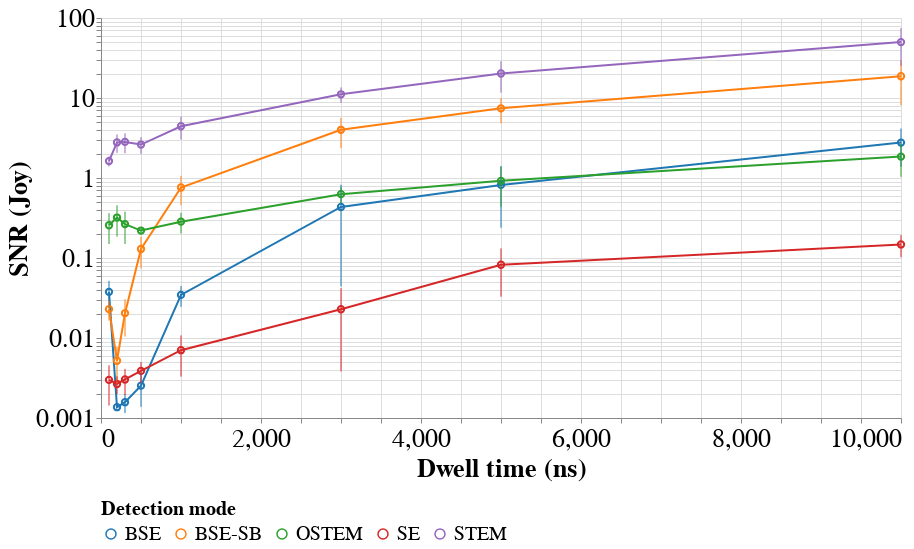

Notebook code for this chart:
### Markdown cell above
### Plot SNR (Joy)

### Code cell
# Data source for plot
source = df_snr.loc[df_snr['SNR (Joy)'] > 0.001].copy()
# source = df_snr.copy()
scheme = 'category10'

chart = alt.Chart().encode(
    x=alt.X('DWELL TIME (ns)',
            axis=alt.Axis(title='Dwell time (ns)')),
    y=alt.Y('SNR (Joy)',
            aggregate='mean',
            scale=alt.Scale(domain=[0.001, 20], type='log')),
    color=alt.Color('Detection mode:N',
                    scale=alt.Scale(scheme=scheme),
                    )
).properties(width=800,
             height=400)

chart = (chart.mark_line() +\
         chart.mark_point(size=40))

error_bars = alt.Chart().mark_errorbar(extent='stdev').encode(
    x=alt.X('DWELL TIME (ns)'),
    y=alt.Y('SNR (Joy)'),
    color=alt.Color('Detection mode:N',
                    scale=alt.Scale(scheme=scheme))
)

alt.layer(chart, error_bars, data=source).configure_axis(
    labelFontSize=26,
    titleFontSize=26
).configure_legend(labelLimit=0, 
                   titleFontSize=20,
                   labelFontSize=20,
                   orient='bottom'
                   
                   )

### Figure 1 — Vega-Lite specification as saved in the notebook (floating-point values rounded to 4 significant figures; data arrays with more than 128 entries replaced by an {"elided": "..."} marker saying what was removed)
{"config": {"view": {"continuousWidth": 400, "continuousHeight": 300}, "axis": {"labelFontSize": 26, "titleFontSize": 26}, "legend": {"labelFontSize": 20, "labelLimit": 0, "orient": "bottom", "titleFontSize": 20}}, "layer": [{"layer": [{"mark": "line", "encoding": {"color": {"type": "nominal", "field": "Detection mode", "scale": {"scheme": "category10"}}, "x": {"type": "quantitative", "axis": {"title": "Dwell time (ns)"}, "field": "DWELL TIME (ns)"}, "y": {"type": "quantitative", "aggregate": "mean", "field": "SNR (Joy)", "scale": {"domain": [0.001, 20], "type": "log"}}}, "height": 400, "width": 800}, {"mark": {"type": "point", "size": 40}, "encoding": {"color": {"type": "nominal", "field": "Detection mode", "scale": {"scheme": "category10"}}, "x": {"type": "quantitative", "axis": {"title": "Dwell time (ns)"}, "field": "DWELL TIME (ns)"}, "y": {"type": "quantitative", "aggregate": "mean", "field": "SNR (Joy)", "scale": {"domain": [0.001, 20], "type": "log"}}}, "height": 400, "width": 800}]}, {"mark": {"type": "errorbar", "extent": "stdev"}, "encoding": {"color": {"type": "nominal", "field": "Detection mode", "scale": {"scheme": "category10"}}, "x": {"type": "quantitative", "field": "DWELL TIME (ns)"}, "y": {"type": "quantitative", "field": "SNR (Joy)"}}}], "data": {"name": "data-f3676e78f23a383764a43d337ab8c4a1"}, "$schema": "https://vega.github.io/schema/vega-lite/v4.8.1.json", "datasets": {"data-f3676e78f23a383764a43d337ab8c4a1": {"elided": "248 records"}}}
